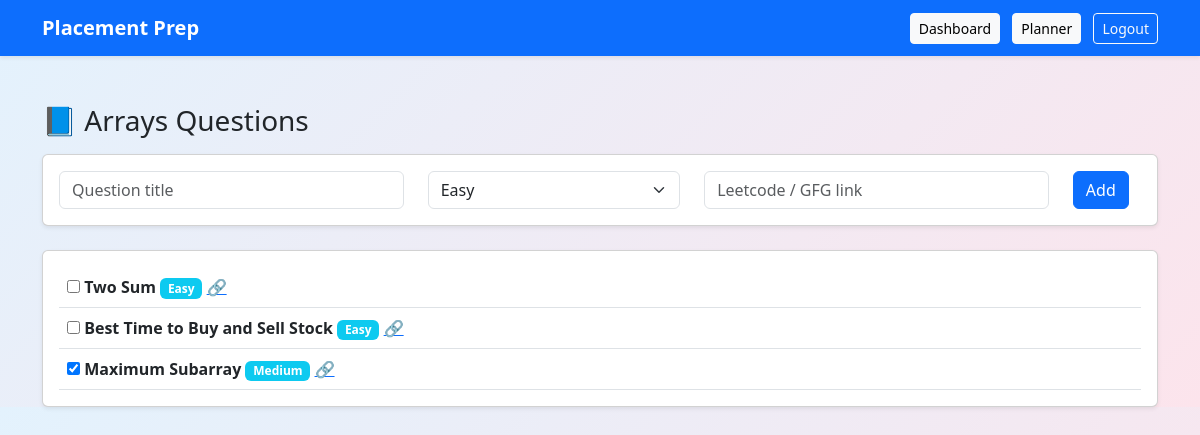
Before: /questions/Arrays (signed in) with the older database file.
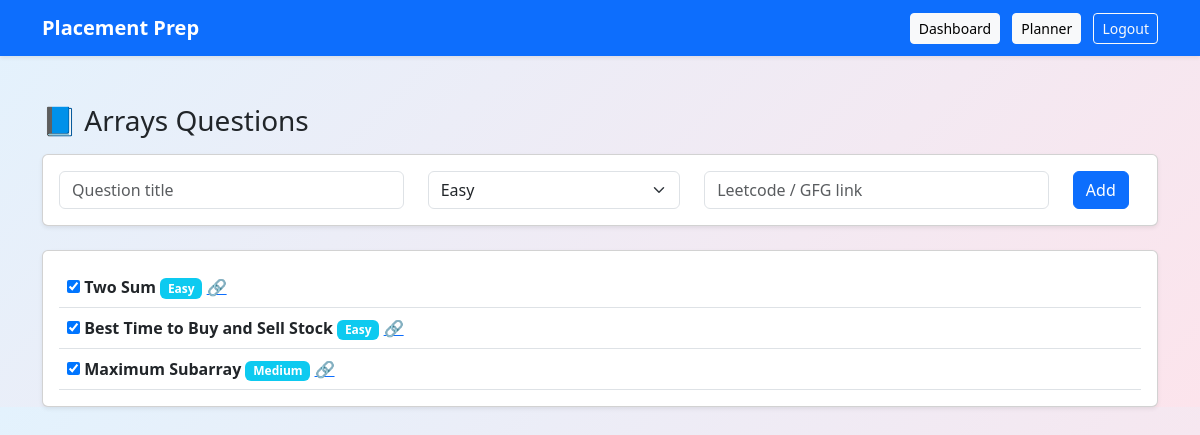
After: the same page with the newer database file.
### app.py (models this page shows)
class Question(db.Model):
    id = db.Column(db.Integer, primary_key=True)
    title = db.Column(db.String(200))
    difficulty = db.Column(db.String(20))
    link = db.Column(db.String(300))
    topic = db.Column(db.String(50))
    solved = db.Column(db.Boolean, default=False)
    user_email = db.Column(db.String(100))

### app.py (the view)
@app.route("/questions/<topic>")
def view_questions(topic):
    if "user" not in session:
        return redirect(url_for("login"))
    questions = Question.query.filter_by(
        user_email=session["user"],
        topic=topic
    ).all()
    return render_template(
        "questions.html",
        topic=topic,
        questions=questions
    )

### templates/questions.html (shortened to what this page needs)
{% extends "base.html" %}
{% block content %}
<h3 class="mb-3">📘 {{ topic }} Questions</h3>
<div class="card p-3 mb-4 shadow-sm">
  <form action="/add-question" method="POST">
    <div class="row">
      <div class="col-md-4">
        <input class="form-control" name="title" placeholder="Question title" required>
      </div>
      <div class="col-md-3">
        <select name="difficulty" class="form-select">
          <option>Easy</option>
        </select>
      </div>
      <div class="col-md-4">
        <input class="form-control" name="link" placeholder="Leetcode / GFG link">
      </div>
      <div class="col-md-1">
        <button class="btn btn-primary">Add</button>
      </div>
    </div>
  </form>
</div>
<div class="card p-3 shadow-sm">
  {% for q in questions %}
  <div class="d-flex justify-content-between align-items-center border-bottom p-2">
    <div>
      <input type="checkbox"
        {% if q.solved %}checked{% endif %}
        onchange="toggleQ({{ q.id }})">
      <strong>{{ q.title }}</strong>
      <span class="badge bg-info">{{ q.difficulty }}</span>
      {% if q.link %}
        <a href="{{ q.link }}" target="_blank">🔗</a>
      {% endif %}
    </div>
  </div>
  {% endfor %}
</div>
{% endblock %}

### templates/base.html (shortened to what this page needs)
<!DOCTYPE html>
<html lang="en">
<head>
    <link
      href="https://cdn.jsdelivr.net/npm/bootstrap@5.3.2/dist/css/bootstrap.min.css"
      rel="stylesheet"
    >
</head>
<body style="background: linear-gradient(135deg, #e3f2fd, #fce4ec);">
<nav class="navbar navbar-expand-lg navbar-dark bg-primary shadow-sm">
  <div class="container">
    <a class="navbar-brand fw-bold" href="/">Placement Prep</a>
    <div>
      {% if session.get("user") %}
        <a class="btn btn-light btn-sm me-2" href="/dashboard">Dashboard</a>
        <a class="btn btn-light btn-sm me-2" href="/planner">Planner</a>
        <a class="btn btn-outline-light btn-sm" href="/logout">Logout</a>
      {% else %}
        <a class="btn btn-light btn-sm me-2" href="/login">Login</a>
        <a class="btn btn-warning btn-sm" href="/signup">Signup</a>
      {% endif %}
    </div>
  </div>
</nav>
<div class="container mt-5">
  {% block content %}{% endblock %}
</div>
</body>
</html>

Changed rows visible on the page:
changed Question "Two Sum": solved "☐" → "☑"
changed Question "Best Time to Buy and Sell Stock": solved "☐" → "☑"
